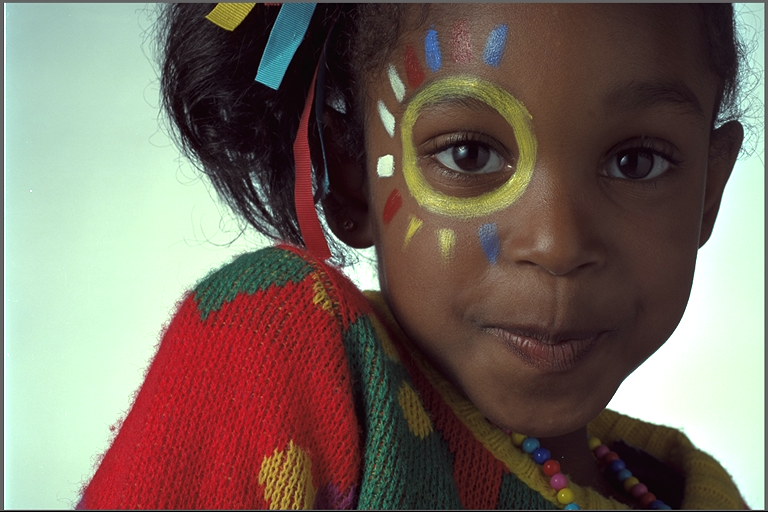
#> input picture lab4/images/girl_col.png, 768 x 512 px
$ python zad2.py
#> lines starting #> are read from the running program, lines starting #| are printed output that depends on the picture
### lab4/functions.py
import numpy as np


def calcPSNR(img1, img2):
    imax = 255.**2
    mse = ((img1.astype(np.float64)-img2)**2).sum()/img1.size
    return 10.0*np.log10(imax/mse)

### lab4/zad2.py
import cv2
from matplotlib import pyplot as plt
from functions import calcPSNR


img_original = cv2.imread('./images/girl_col.png', cv2.IMREAD_UNCHANGED)
#> img_original is the input picture: shape (512, 768, 3); mean B, G, R 95.9, 105.8, 119.3

img_yuv = cv2.cvtColor(img_original, cv2.COLOR_BGR2YUV)
#> img_yuv: shape (512, 768, 3); mean of channels 0, 1, 2 108.7, 121.8, 137.3

img_yuv[:, :, 0] = cv2.equalizeHist(img_yuv[:, :, 0])
#> img_yuv: shape (512, 768, 3); mean of channels 0, 1, 2 128.2, 121.8, 137.3

img_equalized = cv2.cvtColor(img_yuv, cv2.COLOR_YUV2BGR)
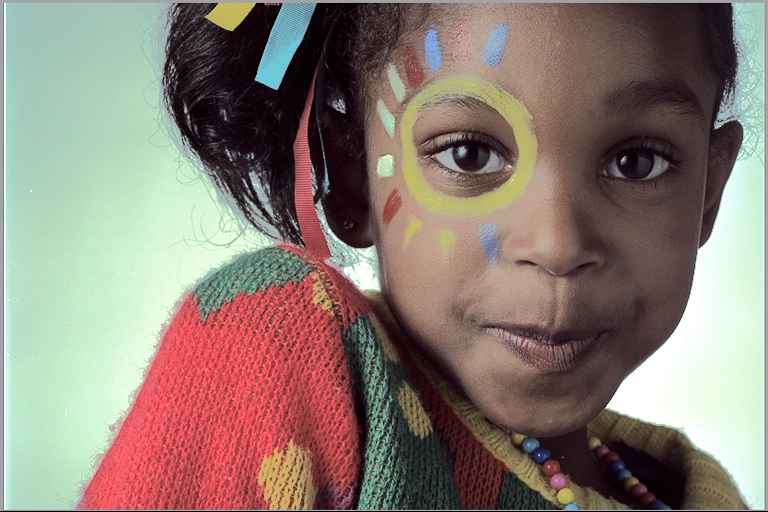
#> img_equalized: shape (512, 768, 3); mean B, G, R 115.6, 125.3, 138.8

cv2.imwrite('./images/zad2_girl_col_equalized.png', img_equalized)

psnr_value = calcPSNR(img_original, img_equalized)
#> in calcPSNR, `mse = ((img1.astype(np.float64)-img2)**2).sum()/img1.size`: mse = 1148.4
#> psnr_value = 17.53

fig, axes = plt.subplots(2, 2, figsize=(12, 8))

axes[0, 0].imshow(cv2.cvtColor(img_original, cv2.COLOR_BGR2RGB))
axes[0, 0].set_title("Obraz oryginalny")
axes[0, 0].axis('off')

axes[0, 1].imshow(cv2.cvtColor(img_equalized, cv2.COLOR_BGR2RGB))
axes[0, 1].set_title("Obraz po wyrównaniu histogramu")
axes[0, 1].axis('off')

hist_original = cv2.calcHist([img_original], [0], None, [256], [0, 256])
#> hist_original = 256 values, max 8806 at index 40, min 11 at index 1, mean 1536
hist_original = hist_original.flatten()
hist_equalized = cv2.calcHist([img_equalized], [0], None, [256], [0, 256])
#> hist_equalized = 256 values, max 4685 at index 61, min 32 at index 3, mean 1536
hist_equalized = hist_equalized.flatten()

axes[1, 0].plot(hist_original)
axes[1, 0].set_title("Histogram - obraz oryginalny")
axes[1, 0].set_xlim([0, 256])
axes[1, 0].set_ylim([0, 9000])
axes[1, 0].grid(True)

axes[1, 1].plot(hist_equalized)
axes[1, 1].set_title("Histogram - po wyrównaniu")
axes[1, 1].set_xlim([0, 256])
axes[1, 1].set_ylim([0, 9000])
axes[1, 1].grid(True)


plt.tight_layout()
plt.savefig("./images/zad2_histogramy.png")
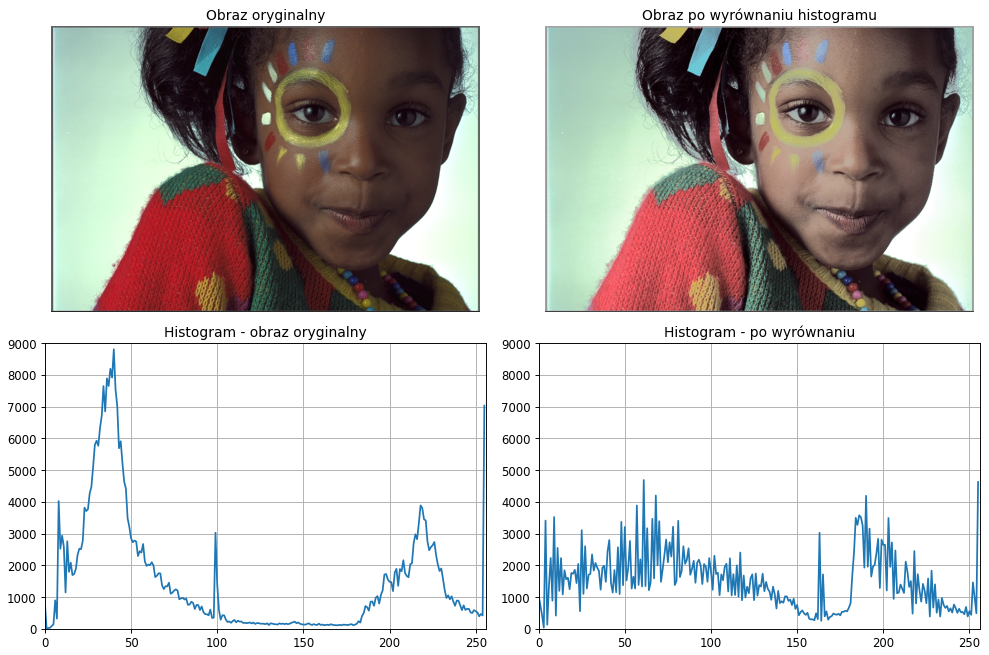
#> figure drawn by matplotlib, 4 panels; panel 3: curve peaks at x = 40, y = 8806; panel 4: curve peaks at x = 61, y = 4685
plt.close()
